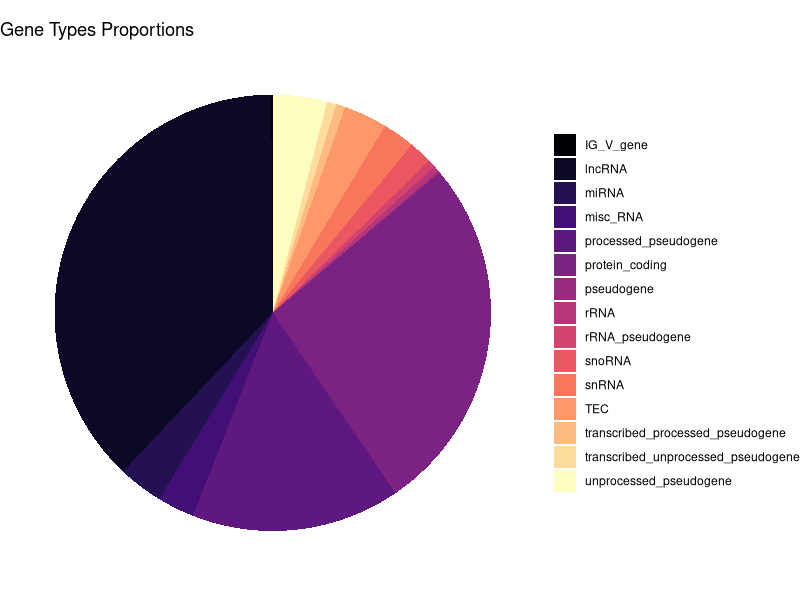
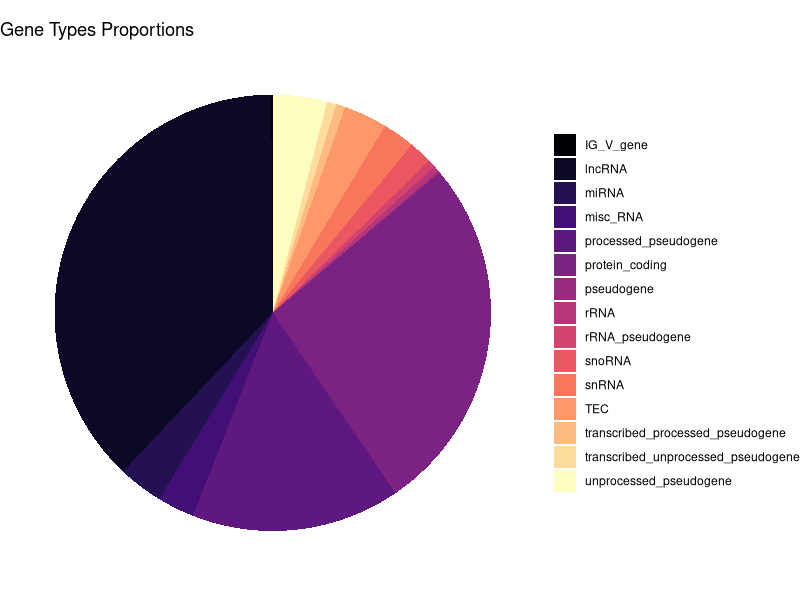

Here is the R script that generated these plots, in order:
## ---- chunk 1
library(tidyverse)
library(viridis)
## ---- chunk 2
setwd("/Users/peiyuliu/Desktop/PKU-Undergraduate-Course-Public/生物信息学实验(Bioinformatics Lab.)/Week5")
## ---- chunk 3
gene_types <- read.table("./gene_types.txt", sep = "\n")
head(gene_types)
## ---- chunk 4
gene_types$V1 <- gsub(";", "", gene_types$V1)
head(gene_types)
## ---- chunk 5
gene_types_table <- table(gene_types$V1)
gene_types_df <- as.data.frame(gene_types_table)
gene_types_df
## ---- chunk 6
colors <- magma(length(unique(gene_types_df$Var1)))
ggplot(gene_types_df, aes(x = "", y = Freq, fill = Var1)) +
  geom_bar(stat = "identity", width = 1) +
  coord_polar(theta = "y") +
  theme_void() +
  scale_fill_manual(values = colors) + 
  labs(title = "Gene Types Proportions") +
  theme(legend.title = element_blank())
ggsave("./fig.pdf")
